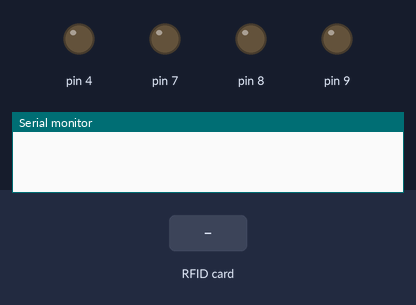
Bench run of a sketch on a simulated Arduino Uno, built with avr-gcc and run on an emulated ATmega328P. Shown: output pins drawn as LEDs (lit = HIGH), the last lines printed to the serial monitor. Inputs (shaded band) come from the test bench. Pins used as bus, display or sensor lines are not drawn.

Above: at 1.2 s.
1.3 s: RFID card 5E 7A 19 C4 held to the reader
At 1.4 s:
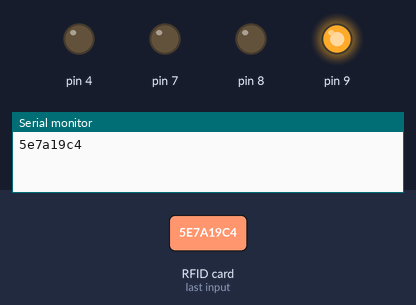
Timing chart, 0 to 4.3 s (numbered marks = the images above; inputs shaded):
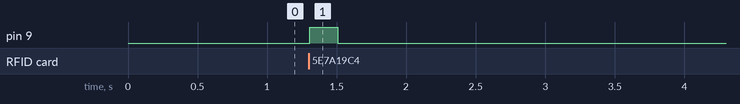

Measured:
- after the input at 1.3 s, pin 9: LOW → HIGH at once, → LOW 0.20 s later

The sketch:

Ard_micro.ino
```cpp
// (licence header left out)
#include <SPI.h>
#include <MFRC522.h>
#include <SoftwareSerial.h>

SoftwareSerial mySerial(5, 6); // RX, TX

#define SS_PIN 2
#define RST_PIN 10

MFRC522 rfid(SS_PIN, RST_PIN); // Instance of the class

MFRC522::MIFARE_Key key;

// Init array that will store new NUID
byte nuidPICC[3];

void setup()
{
  mySerial.begin(115200);
  Serial.begin(115200);

  pinMode(9,OUTPUT);

  for(int i=4;i<9;i++)
  {
    pinMode(i,OUTPUT);
    digitalWrite(i,LOW);
  }

  SPI.begin(); // Init SPI bus
  rfid.PCD_Init(); // Init MFRC522

  for (byte i = 0; i < 6; i++)
  {
    key.keyByte[i] = 0xFF;
  }
}

void loop()
{
  // Look for new cards
  if ( ! rfid.PICC_IsNewCardPresent())
    return;

  // Verify if the NUID has been readed
  if ( ! rfid.PICC_ReadCardSerial())
    return;

  MFRC522::PICC_Type piccType = rfid.PICC_GetType(rfid.uid.sak);

  // Check is the PICC of Classic MIFARE type
  if (piccType != MFRC522::PICC_TYPE_MIFARE_MINI &&
    piccType != MFRC522::PICC_TYPE_MIFARE_1K &&
    piccType != MFRC522::PICC_TYPE_MIFARE_4K) {
    return;
  }

  if (rfid.uid.uidByte[0] != nuidPICC[0] ||
    rfid.uid.uidByte[1] != nuidPICC[1] ||
    rfid.uid.uidByte[2] != nuidPICC[2] ||
    rfid.uid.uidByte[3] != nuidPICC[3] )
  {
    /*
    for(int i=0; i<4; i++)
    {
    digitalWrite(4, (rfid.uid.uidByte[i] & 1));
    digitalWrite(5, (rfid.uid.uidByte[i] & 2)>>1);
    digitalWrite(6, (rfid.uid.uidByte[i] & 4)>>2);
    digitalWrite(7, (rfid.uid.uidByte[i] & 8)>>3);
    digitalWrite(8, HIGH);
    delay(2);
    digitalWrite(8, LOW);
    digitalWrite(4, (rfid.uid.uidByte[i] & 16)>>4);
    digitalWrite(5, (rfid.uid.uidByte[i] & 32)>>5);
    digitalWrite(6, (rfid.uid.uidByte[i] & 64)>>6);
    digitalWrite(7, (rfid.uid.uidByte[i] & 128)>>7);
    digitalWrite(8, HIGH);
    delay(2);
    digitalWrite(8, LOW);
    }
    */
      mySerial.print(String(rfid.uid.uidByte[0],HEX)+String(rfid.uid.uidByte[1],HEX)+String(rfid.uid.uidByte[2],HEX)+String(rfid.uid.uidByte[3],HEX));
      Serial.print(String(rfid.uid.uidByte[0],HEX)+String(rfid.uid.uidByte[1],HEX)+String(rfid.uid.uidByte[2],HEX)+String(rfid.uid.uidByte[3],HEX));

      digitalWrite(9, HIGH);
      delay(200);
      digitalWrite(9,LOW);

  }


  // Halt PICC
  rfid.PICC_HaltA();

  // Stop encryption on PCD
  rfid.PCD_StopCrypto1();
}
```
